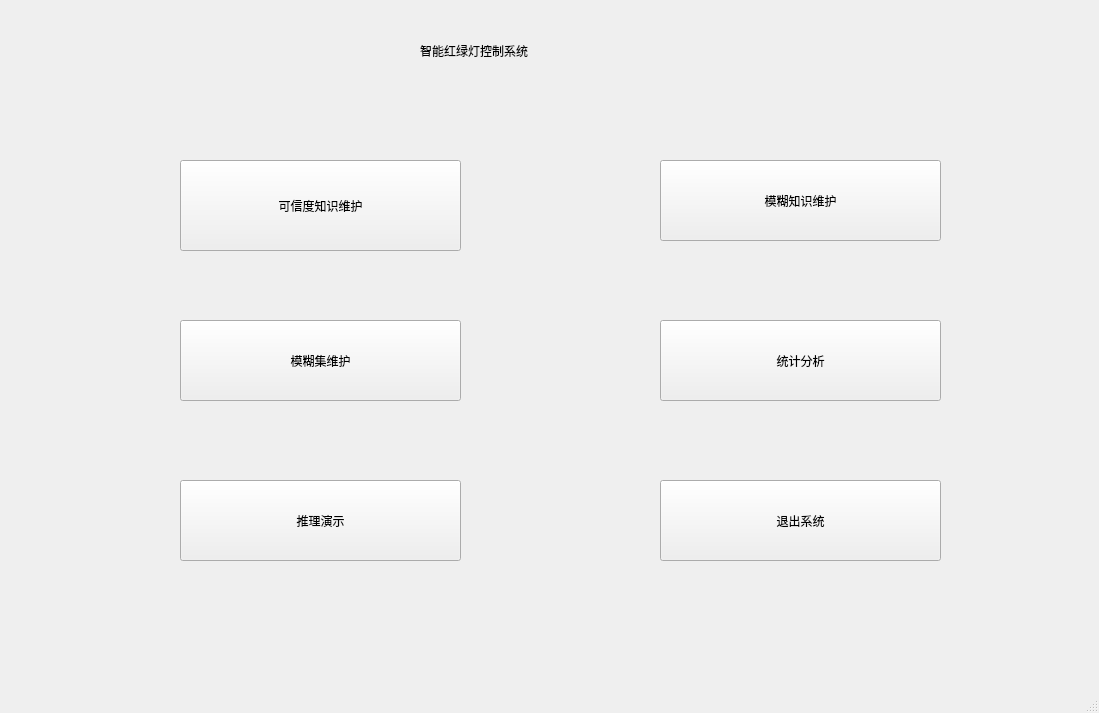
<?xml version="1.0" encoding="UTF-8"?>
<ui version="4.0">
 <class>MainWindow</class>
 <widget class="QMainWindow" name="MainWindow">
  <property name="geometry">
   <rect>
    <x>0</x>
    <y>0</y>
    <width>1099</width>
    <height>713</height>
   </rect>
  </property>
  <property name="windowTitle">
   <string>MainWindow</string>
  </property>
  <property name="autoFillBackground">
   <bool>false</bool>
  </property>
  <property name="tabShape">
   <enum>QTabWidget::Rounded</enum>
  </property>
  <widget class="QWidget" name="centralwidget">
   <widget class="QPushButton" name="main_knowledge_btn">
    <property name="geometry">
     <rect>
      <x>180</x>
      <y>160</y>
      <width>281</width>
      <height>91</height>
     </rect>
    </property>
    <property name="styleSheet">
     <string notr="true">
font: 14pt &quot;宋体&quot;;</string>
    </property>
    <property name="text">
     <string>可信度知识维护</string>
    </property>
   </widget>
   <widget class="QPushButton" name="main_fuzzyknowledge_btn">
    <property name="geometry">
     <rect>
      <x>660</x>
      <y>160</y>
      <width>281</width>
      <height>81</height>
     </rect>
    </property>
    <property name="styleSheet">
     <string notr="true">
font: 14pt &quot;宋体&quot;;</string>
    </property>
    <property name="text">
     <string>模糊知识维护</string>
    </property>
   </widget>
   <widget class="QPushButton" name="main_fuzzyset_btn">
    <property name="geometry">
     <rect>
      <x>180</x>
      <y>320</y>
      <width>281</width>
      <height>81</height>
     </rect>
    </property>
    <property name="styleSheet">
     <string notr="true">
font: 14pt &quot;宋体&quot;;</string>
    </property>
    <property name="text">
     <string>模糊集维护</string>
    </property>
   </widget>
   <widget class="QLabel" name="label">
    <property name="geometry">
     <rect>
      <x>420</x>
      <y>20</y>
      <width>351</width>
      <height>61</height>
     </rect>
    </property>
    <property name="styleSheet">
     <string notr="true">
font: 20pt &quot;宋体&quot;;</string>
    </property>
    <property name="text">
     <string>智能红绿灯控制系统</string>
    </property>
   </widget>
   <widget class="QPushButton" name="main_analysis_btn_2">
    <property name="geometry">
     <rect>
      <x>660</x>
      <y>320</y>
      <width>281</width>
      <height>81</height>
     </rect>
    </property>
    <property name="styleSheet">
     <string notr="true">
font: 14pt &quot;宋体&quot;;</string>
    </property>
    <property name="text">
     <string>统计分析</string>
    </property>
   </widget>
   <widget class="QPushButton" name="main_startcollect_btn">
    <property name="geometry">
     <rect>
      <x>180</x>
      <y>480</y>
      <width>281</width>
      <height>81</height>
     </rect>
    </property>
    <property name="styleSheet">
     <string notr="true">
font: 14pt &quot;宋体&quot;;</string>
    </property>
    <property name="text">
     <string>推理演示</string>
    </property>
   </widget>
   <widget class="QPushButton" name="main_exc_btn">
    <property name="geometry">
     <rect>
      <x>660</x>
      <y>480</y>
      <width>281</width>
      <height>81</height>
     </rect>
    </property>
    <property name="styleSheet">
     <string notr="true">
font: 14pt &quot;宋体&quot;;</string>
    </property>
    <property name="text">
     <string>退出系统</string>
    </property>
   </widget>
  </widget>
  <widget class="QMenuBar" name="menubar">
   <property name="geometry">
    <rect>
     <x>0</x>
     <y>0</y>
     <width>1099</width>
     <height>26</height>
    </rect>
   </property>
  </widget>
  <widget class="QStatusBar" name="statusbar"/>
 </widget>
 <resources>
  <include location="back.qrc"/>
 </resources>
 <connections/>
</ui>
